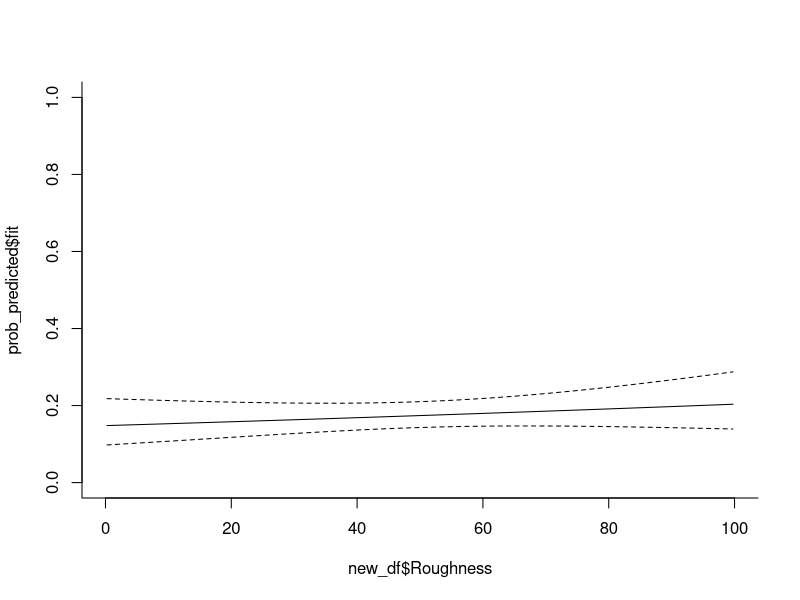

Source code (R):

y <- rbinom(500, 1,prob = 0.2)

Roughness = runif(500, 0,100)
NDVI = runif(500, -10, 10)

my_y <- data.frame(y = y, Roughness = Roughness, NDVI = NDVI )

m1 <- glm(y ~ Roughness + NDVI, data = my_y, family = binomial)

new_df <- data.frame(Roughness= seq(min(my_y$Roughness), 100, 0.5),
                     NDVI = median(my_y$NDVI))


my_pred <- predict(m1, newdata = new_df,
                   type = "link",
                   se.fit = TRUE)

low_bounds <- qnorm(c(0.025), my_pred$fit, my_pred$se.fit)
hi_bounds <- qnorm(c(0.975), my_pred$fit, my_pred$se.fit)

predicted <- data.frame(fit = my_pred$fit, low = low_bounds, 
                        hi = hi_bounds)

prob_predicted <- data.frame(apply(predicted, 2, plogis))

plot(prob_predicted$fit ~ new_df$Roughness, type = 'l', bty = 'l',
     ylim = c(0,1))
lines(prob_predicted$low ~ new_df$Roughness, lty = 2)
lines(prob_predicted$hi ~ new_df$Roughness, lty = 2)
